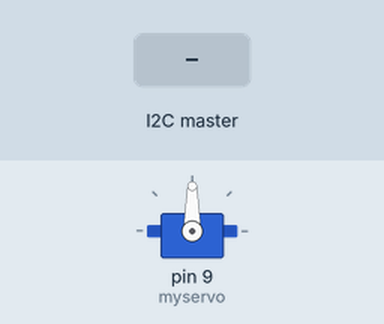
A sketch run on a simulated Arduino Uno, built with avr-gcc and run on an emulated ATmega328P. Parts: servo. The inputs (shaded band) are chosen by the test bench.

Above: at 1.2 s.
1.3 s: the I2C master sends "C"
At 2.5 s:
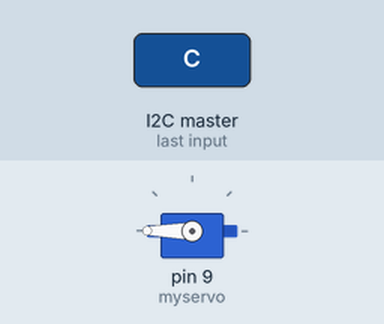
2.8 s: the I2C master sends "c"
At 3.7 s:
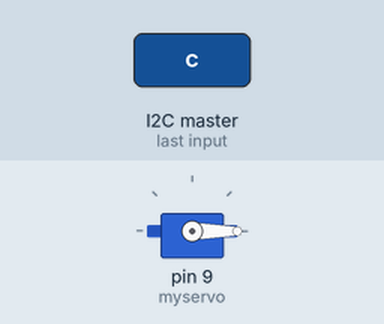
Timing chart, 0 to 5.8 s (numbered marks = the images above; inputs shaded):
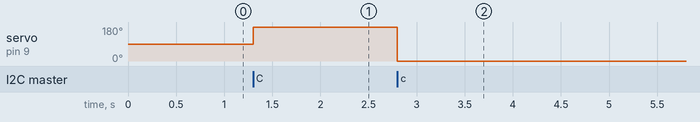

Measured:
- after the input at 1.3 s, servo on pin 9 (myservo): 90° → 180° at once
- after the input at 2.8 s, servo on pin 9 (myservo): 180° → 0° at once

The sketch:

servo_slave.ino
```cpp
#include <Servo.h>
#include <Wire.h>

byte pos = 95;
Servo myservo;

void setup() {
   myservo.attach(9);
    //direccion del esclavo
   Wire.begin(10);
   //recepcion
   Wire.onReceive(receiveEvent);
}

void loop() {
  delay(1);
}
void receiveEvent(int howMany){
 // Si hay dos bytes disponibles
  int pinOut = 0;
  int estado = 0;
  if (Wire.available() == 2)
  {
    // Leemos el primero que será el pin
    pinOut = Wire.read();

  }
  // Si hay un byte disponible
  if (Wire.available() == 1)
  {
//    leemos la accion
    pos = Wire.read();
  }
  if (pos == 'C'){
  myservo.write(180);

  }else if(pos == 'c'){
  myservo.write(0);

  }else if(pos == 's'){
  myservo.write(89);

  }
}
```
